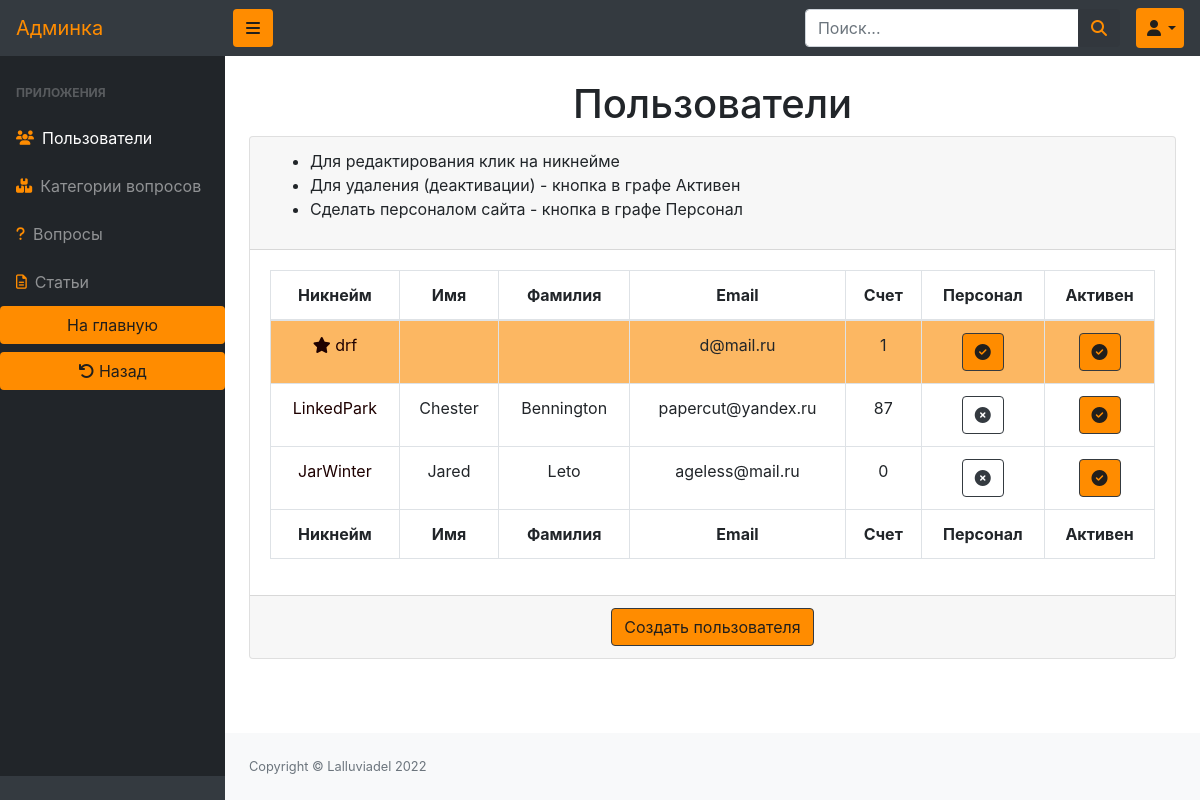
The app's page /myadmin/users/ with its own data.
### users/models.py (models this page shows, shortened)
class MyUser(AbstractUser):
    img = models.ImageField(blank=True, upload_to=users_image_path)
    email = models.EmailField(unique=True)
    score = models.PositiveIntegerField(default=0)

### myadmin/views.py (the view)
# urls.py: path('users/', UserListView.as_view(), name='admins_users'),
class UserListView(ListView):  # , CustomDispatchMixin):
    model = MyUser
    template_name = 'myadmin/users/users-viewing.html'
    context_object_name = 'users'
    def get_context_data(self, *, object_list=None, **kwargs):
        context = super().get_context_data(**kwargs)
        context['title'] = 'Просмотр пользователей'
        return context

### questions/context_processors.py (called while the page is built)
def categories(request):
    return {
        'categories': QuestionCategory.objects.all(),
    }

def users(request):
    return {
        'users': MyUser.objects.all(),
    }

def questions(request):
    return {
        'questions': Question.objects.all(),
    }

### myadmin/templates/myadmin/users/users-viewing.html
{% extends 'myadmin/base.html' %}
{% load static %}
{% block content %}
    <div id="layoutSidenav_content">
        <main>
            <div class="container-fluid text-center">
                <h1 class="mt-4">Пользователи</h1>
                <div class="card mb-4">
                    <div class="card-header">
                        <ul class="text-left">
                            <li>Для редактирования клик на никнейме</li>
                            <li>Для удаления (деактивации) - кнопка в графе Активен</li>
                            <li>Сделать персоналом сайта - кнопка в графе Персонал</li>
                        </ul>
                    </div>
                    <div id="give_me_a_crown">
                        <div id="update_users_catcher" class="card-body">
                            {% include 'myadmin/includes/table-users.html' %}
                        </div>
                    </div>
                    <div class="card-footer">
                        <a href="{% url 'myadmin:admins_user_create' %}">
                            <button class="btn btn-outline-dark btn-orange">Создать пользователя</button>
                        </a>
                    </div>
                </div>
            </div>
        </main>
        {% include 'myadmin/includes/footer.html' %}
    </div>
{% endblock %}

### myadmin/templates/myadmin/includes/table-users.html (shortened to what this page needs)
<div class="table-responsive">
    <table class="table table-bordered wigth-100 dtBasicExample" id="example">
        <thead>
        <tr>
            <th>Никнейм</th>
            <th>Имя</th>
            <th>Фамилия</th>
            <th>Email</th>
            <th>Счет</th>
            <th>Персонал</th>
            <th>Активен</th>
        </tr>
        </thead>
        <tfoot>
        <tr>
            <th>Никнейм</th>
            <th>Имя</th>
            <th>Фамилия</th>
            <th>Email</th>
            <th>Счет</th>
            <th>Персонал</th>
            <th>Активен</th>
        </tr>
        </tfoot>
        <tbody>
        {% for user in users %}
            <tr {% if not user.is_active %} class="no-active"
            {% elif user.is_staff %} class="staff" {% endif %}>
                <td><a href="{% url 'myadmin:admins_user_update' user.id %}"
                       class="admin-link">
                    {% if user.is_staff %}<i class="fa fa-star"></i>{% endif %}
                    {{ user.username }}</a>
                </td>
                <td>{{ user.first_name }}</td>
                <td>{{ user.last_name }}</td>
                <td>{{ user.email }}</td>
                <td>{{ user.score }}</td>
                <td class="text-center">
                    <form id="give_me_a_crown_btn">
                        {% if user.is_staff %}
                            <button name="{{ user.id }}" type="submit" class="btn btn-outline-dark btn-orange"><i
                                    class='fas fa-check-circle blacked'></i></button>
                        {% else %}
                            <button name="{{ user.id }}" type="submit" class="btn btn-outline-dark"><i
                                    class="fas fa-times-circle"></i></button>
                        {% endif %}
                    </form>
                </td>
                <td class="text-center">
                    <form id="update_user_btn">
                        {% if user.is_active %}
                            <button name="{{ user.id }}" type="submit" class="btn btn-outline-dark btn-orange"><i
                                    class='fas fa-check-circle blacked'></i></button>
                        {% else %}
                            <button name="{{ user.id }}" type="submit" class="btn btn-outline-dark"><i
                                    class="fas fa-times-circle"></i></button>
                        {% endif %}
                    </form>
                </td>
            </tr>
        {% endfor %}
        </tbody>
    </table>
</div>

### static/css/admin.css (style rules this page uses)
.wigth-100 { width: 100%; }
.admin-link { color: #1E0000; }
.staff { background: #fa8b029e; }
.btn-orange, label.active { background: #FF8C00 !important; color: #211f1c !important; outline: none; }

### records on screen
MyUser: is_staff True (drawn), username "drf", email "d@mail.ru", score "1"
MyUser: username "LinkedPark", first_name "Chester", last_name "Bennington", email "papercut@yandex.ru", score "87"
MyUser: username "JarWinter", first_name "Jared", last_name "Leto", email "ageless@mail.ru", score "0"
